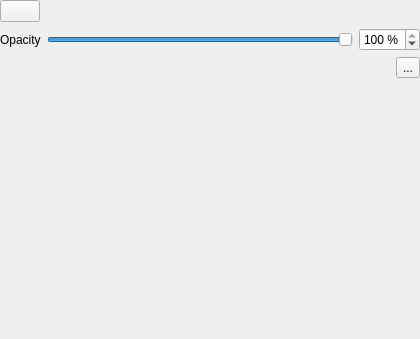
<?xml version="1.0" encoding="UTF-8"?>
<ui version="4.0">
 <class>ReosMeshScalarRenderingWidget</class>
 <widget class="QWidget" name="ReosMeshScalarRenderingWidget">
  <property name="geometry">
   <rect>
    <x>0</x>
    <y>0</y>
    <width>420</width>
    <height>339</height>
   </rect>
  </property>
  <property name="windowTitle">
   <string notr="true">Form</string>
  </property>
  <layout class="QGridLayout" name="gridLayout" rowstretch="0,0,0,0,1">
   <property name="leftMargin">
    <number>0</number>
   </property>
   <property name="topMargin">
    <number>0</number>
   </property>
   <property name="rightMargin">
    <number>0</number>
   </property>
   <property name="bottomMargin">
    <number>0</number>
   </property>
   <item row="4" column="0" colspan="2">
    <layout class="QHBoxLayout" name="mColorRampShaderLayout"/>
   </item>
   <item row="1" column="0" colspan="2">
    <layout class="QHBoxLayout" name="horizontalLayout_2">
     <property name="topMargin">
      <number>0</number>
     </property>
     <item>
      <widget class="QPushButton" name="mBackButton">
       <property name="toolTip">
        <string>Back to Previous Page</string>
       </property>
       <property name="text">
        <string notr="true"/>
       </property>
       <property name="icon">
        <iconset resource="../../../images/images.qrc">
         <normaloff>:/images/back.svg</normaloff>:/images/back.svg</iconset>
       </property>
      </widget>
     </item>
     <item>
      <spacer name="horizontalSpacer">
       <property name="orientation">
        <enum>Qt::Horizontal</enum>
       </property>
       <property name="sizeHint" stdset="0">
        <size>
         <width>40</width>
         <height>20</height>
        </size>
       </property>
      </spacer>
     </item>
    </layout>
   </item>
   <item row="3" column="0" colspan="2">
    <layout class="QHBoxLayout" name="horizontalLayout_3">
     <property name="topMargin">
      <number>0</number>
     </property>
     <item>
      <widget class="ReosParameterDoubleWidget" name="mParameterMin" native="true"/>
     </item>
     <item>
      <widget class="ReosParameterDoubleWidget" name="mParameterMax" native="true"/>
     </item>
     <item>
      <widget class="QToolButton" name="mReloadButton">
       <property name="text">
        <string>...</string>
       </property>
       <property name="icon">
        <iconset resource="../../../images/images.qrc">
         <normaloff>:/images/reload.svg</normaloff>:/images/reload.svg</iconset>
       </property>
      </widget>
     </item>
    </layout>
   </item>
   <item row="2" column="0" colspan="2">
    <layout class="QHBoxLayout" name="horizontalLayout">
     <item>
      <widget class="QLabel" name="mOpacityLabel">
       <property name="text">
        <string>Opacity</string>
       </property>
      </widget>
     </item>
     <item>
      <widget class="QSlider" name="mOpacitySlider">
       <property name="maximum">
        <number>100</number>
       </property>
       <property name="value">
        <number>100</number>
       </property>
       <property name="orientation">
        <enum>Qt::Horizontal</enum>
       </property>
      </widget>
     </item>
     <item>
      <widget class="QSpinBox" name="mOpacitySpinBox">
       <property name="suffix">
        <string> %</string>
       </property>
       <property name="maximum">
        <number>100</number>
       </property>
       <property name="value">
        <number>100</number>
       </property>
      </widget>
     </item>
    </layout>
   </item>
  </layout>
 </widget>
 <customwidgets>
  <customwidget>
   <class>ReosParameterDoubleWidget</class>
   <extends>QWidget</extends>
   <header>reosparameterwidget.h</header>
   <container>1</container>
  </customwidget>
 </customwidgets>
 <resources>
  <include location="../../../images/images.qrc"/>
 </resources>
 <connections/>
</ui>
